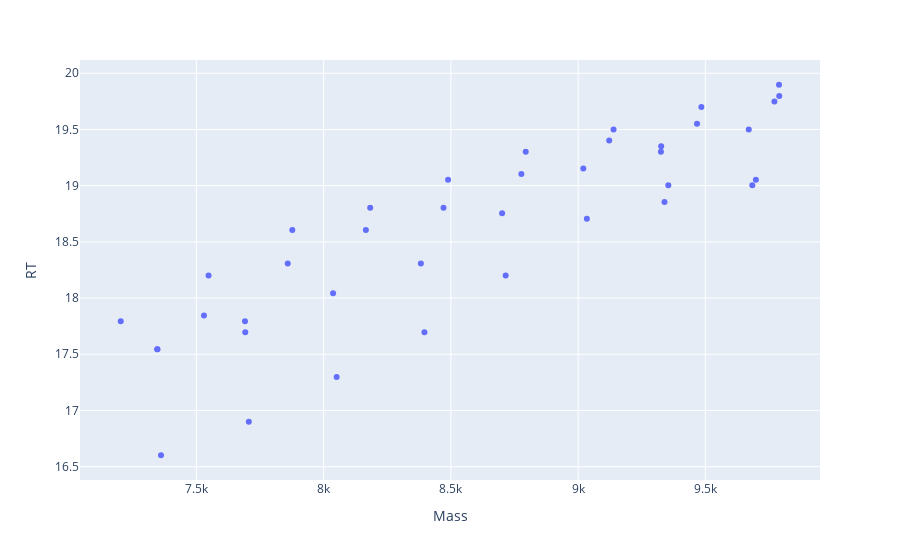
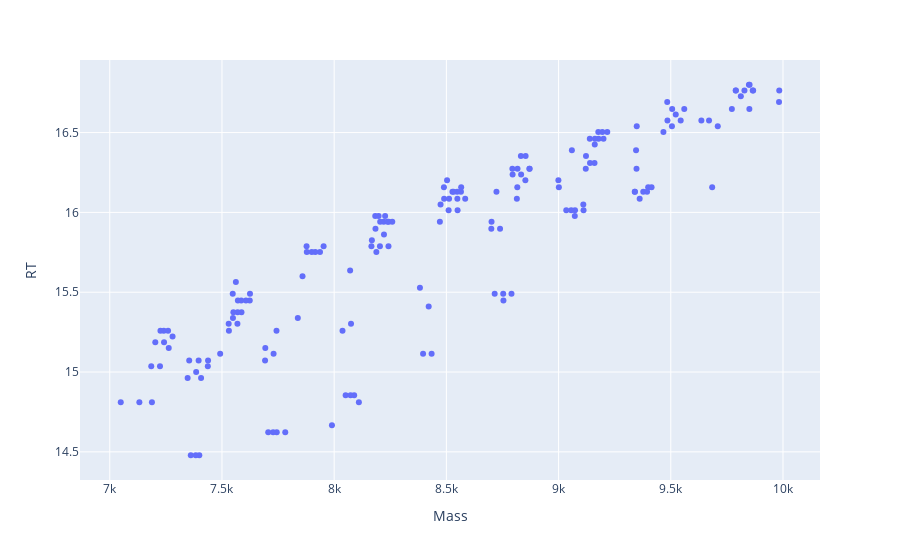

Notebook code cell kept with these figures, in order:
### Code cell
## Batch 1 24k area
# dfa_24k = dfa[(dfa.Mass>24000)]
# dfa_alkb_24k = dfa_alkb[(dfa_alkb.Mass>24000)]
# plotly_zone(dfa_24k, y='Vol')
# plotly_zone(dfa_alkb_24k, y='Vol')

## Batch 2 24k area
# dfb_24k = dfb[(dfb.Mass>24000)]
# dfb_alkb_24k = dfb_alkb[(dfb_alkb.Mass>24000)]
# plotly_zone(dfb_24k, y='Vol')
# plotly_zone(dfb_alkb_24k, y='Vol')

## Batch 1 AD 
# dfb_24k = dfb[(dfb.Mass>24000)]
# dfb_alkb_24k = dfb_alkb[(dfb_alkb.Mass>24000)]
# plotly_zone(dfb, y='Vol')
# plotly_zone(dfb_alkb, y='Vol')

## Batch 2 AD 
# dfb_ad_24k = dfb_ad[(dfb_ad.Mass>24000)]
# dfb_ad_alkb_24k = dfb_ad_alkb[(dfb_ad_alkb.Mass>24000)]
# plotly_zone(dfa_ad_alkb, y='RT')
# plotly_zone(dfb_ad_alkb, y='RT')

dfa_ad_zone = dfa_ad[(dfa_ad.Mass>7000)&(dfa_ad.Mass<10000)]
dfb_ad_zone = dfb_ad[(dfb_ad.Mass>7000)&(dfb_ad.Mass<10000)&(dfb_ad.RT>1)&(dfb_ad.RT<17)]
plotly_zone(dfa_ad_zone, y='RT')
plotly_zone(dfb_ad_zone, y='RT')

### Figure 1 — Plotly figure (JSON) as saved in the notebook; plotly's stock layout.template omitted (floating-point values rounded to 4 significant figures)
{"data": [{"hovertemplate": "Mass=%{x}<br>RT=%{y}<extra></extra>", "legendgroup": "", "marker": {"color": "#636efa", "symbol": "circle"}, "mode": "markers", "name": "", "orientation": "v", "showlegend": false, "type": "scatter", "x": [9790.0, 9789.0, 9771.0, 9698.0, 9684.0, 9670.0, 9484.0, 9467.0, 9354.0, 9339.0, 9326.0, 9325.0, 9139.0, 9122.0, 9034.0, 9020.0, 8794.0, 8777.0, 8715.0, 8701.0, 8489.0, 8471.0, 8396.0, 8382.0, 8183.0, 8166.0, 8051.0, 8037.0, 7877.0, 7859.0, 7706.0, 7692.0, 7691.0, 7548.0, 7530.0, 7361.0, 7347.0, 7346.0, 7203.0], "xaxis": "x", "y": [19.8, 19.9, 19.75, 19.05, 19.0, 19.5, 19.7, 19.55, 19.0, 18.85, 19.35, 19.3, 19.5, 19.4, 18.71, 19.15, 19.3, 19.1, 18.2, 18.75, 19.05, 18.8, 17.69, 18.31, 18.8, 18.61, 17.3, 18.04, 18.61, 18.31, 16.9, 17.69, 17.79, 18.2, 17.84, 16.6, 17.55, 17.55, 17.79], "yaxis": "y"}], "layout": {"legend": {"tracegroupgap": 0}, "margin": {"t": 60}, "xaxis": {"anchor": "y", "domain": [0, 1], "title": {"text": "Mass"}}, "yaxis": {"anchor": "x", "domain": [0, 1], "title": {"text": "RT"}}}}

### Figure 2 — Plotly figure (JSON) as saved in the notebook; plotly's stock layout.template omitted (floating-point values rounded to 4 significant figures; data arrays with more than 128 entries replaced by an {"elided": "..."} marker saying what was removed)
{"data": [{"hovertemplate": "Mass=%{x}<br>RT=%{y}<extra></extra>", "legendgroup": "", "marker": {"color": "#636efa", "symbol": "circle"}, "mode": "markers", "name": "", "orientation": "v", "showlegend": false, "type": "scatter", "x": {"elided": "169 float values"}, "xaxis": "x", "y": {"elided": "169 float values"}, "yaxis": "y"}], "layout": {"legend": {"tracegroupgap": 0}, "margin": {"t": 60}, "xaxis": {"anchor": "y", "domain": [0, 1], "title": {"text": "Mass"}}, "yaxis": {"anchor": "x", "domain": [0, 1], "title": {"text": "RT"}}}}
